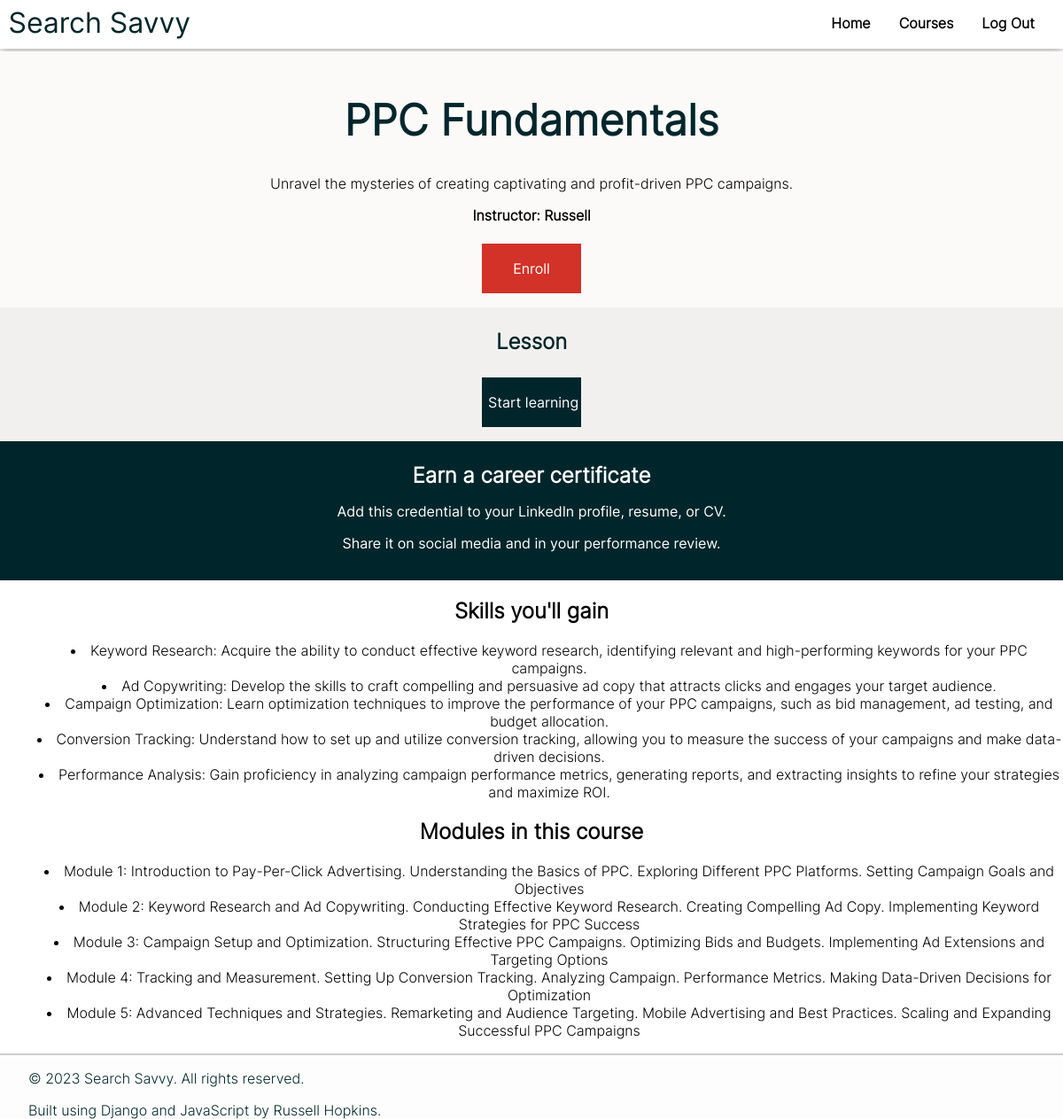
The page /courses/1 (signed in) on the database its author committed.
### core/models.py (models this page shows, shortened)
class Course(models.Model):
    title = models.CharField(max_length=100)
    description = models.TextField()
    instructor = models.ForeignKey(User, on_delete=models.CASCADE)
    skills = models.TextField()
    modules = models.TextField()

class User(AbstractUser):
    bio = models.TextField(blank=True)
    avatar = models.URLField()
    def __str__(self):
        return self.username

### core/views.py (the view)
# urls.py: path("courses/<int:course_id>", views.course, name="course"),
def course(request, course_id):
    user_course = Course.objects.get(pk=course_id)
    user = request.user
    complete_status = False
    enrollment = None
    if user.is_authenticated:
        try:
            enrollment = Enrollment.objects.get(user=user, course=user_course)
            complete_status = enrollment.completed
        except ObjectDoesNotExist:
            complete_status = False
    content_lines = user_course.skills.split("\n")
    content_lines = [line.strip() for line in content_lines if line.strip()]
    modules = user_course.modules.split("\n")
    modules = [line.strip() for line in modules if line.strip()]
    return render(request, "core/course.html", {
        "course" : user_course,
        "user" : user,
        "completed" : complete_status,
        "content_lines" : content_lines,
        "modules" : modules,
        "enrollment" : enrollment,
    })

### core/templates/core/course.html (shortened to what this page needs)
{% extends "core/layout.html" %} {% block body %}
<div class="course_container">
  <h1 class="course_header">{{course.title}}</h1>
  <p class="course_description">{{course.description}}</p>
  <p class="course_instructor">Instructor: {{course.instructor}}</p>
  {% if user.is_authenticated %}
  <button
    type="button"
    class="course_cta_btn"
    onclick="window.location.href = '{% url 'enrol' course_id=course.id %}'"
  >
    Enroll
  </button>
  {% endif %}
</div>
{% if enrollment %}
<div class="course_lesson_container">
  <h2>Lesson</h2>
  <button
    type="button"
    class="course_start_btn"
    onclick="window.location.href = '{% url 'lesson' course_id=course.id %}'"
  >
    Start learning
  </button>
</div>
{% endif %}
<div class="course_career">
  <h2>Earn a career certificate</h2>
  <p>
    Add this credential to your LinkedIn profile, resume, or CV. <p class="course_emphasis">Share it on
      social media and in your performance review.</p>
  </p>
</div>
<div class="course_skills_modules">
  <h2>Skills you'll gain</h2>
  <ul>
    {% for line in content_lines %}
    <li>{{ line }}</li>
    {% endfor %}
  </ul>
  <h2>Modules in this course</h2>
  <ul>
    {% for module in modules %}
    <li>{{ module }}</li>
    {% endfor %}
  </ul>
</div>
{% endblock %}

### core/static/core/styles.css (style rules this page uses)
body { margin: 0; font-family: "Iter Light", sans-serif; min-height: 100vh; }
.course_container { background-color: #fbfaf9; text-align: center; }
.course_header { margin-top: 0; text-align: center; color: #00262b; padding-top: 1em; font-size: 3em; }
.course_instructor { text-align: center; font-weight: bold; }
.course_cta_btn { background: #d23228; color: #fff; border: 1px solid #0000; font-family: "Iter Regular", sans-serif; margin-top: 0.5%; text-wrap: nowrap; height: 3.5em; width: 7em; font-size: 1em; margin-bottom: 1em; }
.course_description { text-align: center; }
.course_lesson_container { text-align: center; background-color: #f2f0ef; }
.course_lesson_container h2 { margin-top: 0; padding-top: 1em; color: #00262b; }
.course_start_btn { background: #00262b; color: #fff; border: 1px solid #0000; font-family: "Iter Regular", sans-serif; justify-content: center; margin-top: 0.5%; text-wrap: nowrap; height: 3.5em; width: 7em; font-size: 1em; margin-bottom: 1em; }
.course_career { background-color: #00262b; color: #fff; text-align: center; padding-bottom: 1em; }
.course_career h2 { margin-top: 0; padding-top: 1em; margin-bottom: 0; }
.course_career p { font-family: "Iter Regular", sans-serif; }
.course_skills_modules { text-align: center; }
.course_skills_modules { list-style-position: inside; }

### rows shown on the page
Course: title "PPC Fundamentals", description "Unravel the mysteries of creating captivating and profit-driven PPC campaigns.", instructor "Russell"

### other values the page prints
{{ line }} "Keyword Research: Acquire the ability to conduct effective keyword research, identifying relevant and high-performing keywords for your PPC campaigns." "Ad Copywriting: Develop the skills to craft compelling and persuasive ad copy that attracts clicks and engages your target audience." "Campaign Optimization: Learn optimization techniques to improve the performance of your PPC campaigns, such as bid management, ad testing, and budget allocation." "Conversion Tracking: Understand how to set up and utilize conversion tracking, allowing you to measure the success of your campaigns and make data-driven decisions." "Performance Analysis: Gain proficiency in analyzing campaign performance metrics, generating reports, and extracting insights to refine your strategies and maximize ROI."
{{ module }} "Module 1: Introduction to Pay-Per-Click Advertising. Understanding the Basics of PPC. Exploring Different PPC Platforms. Setting Campaign Goals and Objectives" "Module 2: Keyword Research and Ad Copywriting. Conducting Effective Keyword Research. Creating Compelling Ad Copy. Implementing Keyword Strategies for PPC Success" "Module 3: Campaign Setup and Optimization. Structuring Effective PPC Campaigns. Optimizing Bids and Budgets. Implementing Ad Extensions and Targeting Options" "Module 4: Tracking and Measurement. Setting Up Conversion Tracking. Analyzing Campaign. Performance Metrics. Making Data-Driven Decisions for Optimization" "Module 5: Advanced Techniques and Strategies. Remarketing and Audience Targeting. Mobile Advertising and Best Practices. Scaling and Expanding Successful PPC Campaigns"
